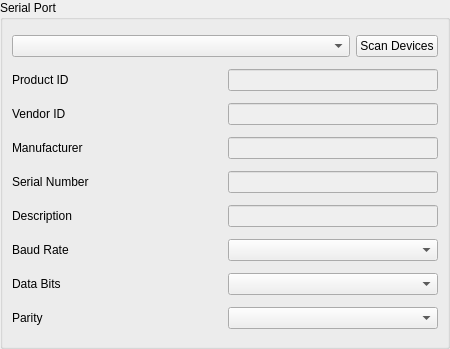
<?xml version="1.0" encoding="UTF-8"?>
<ui version="4.0">
 <class>SerialPortPickerWidget</class>
 <widget class="QWidget" name="SerialPortPickerWidget">
  <property name="geometry">
   <rect>
    <x>0</x>
    <y>0</y>
    <width>450</width>
    <height>349</height>
   </rect>
  </property>
  <property name="windowTitle">
   <string>Form</string>
  </property>
  <layout class="QVBoxLayout" name="verticalLayout">
   <property name="spacing">
    <number>0</number>
   </property>
   <property name="leftMargin">
    <number>0</number>
   </property>
   <property name="topMargin">
    <number>0</number>
   </property>
   <property name="rightMargin">
    <number>0</number>
   </property>
   <property name="bottomMargin">
    <number>0</number>
   </property>
   <item>
    <widget class="QGroupBox" name="groupBox">
     <property name="title">
      <string>Serial Port</string>
     </property>
     <layout class="QVBoxLayout" name="verticalLayout_2">
      <item>
       <layout class="QHBoxLayout" name="horizontalLayout_3">
        <item>
         <widget class="QComboBox" name="serialPorts">
          <property name="sizePolicy">
           <sizepolicy hsizetype="Expanding" vsizetype="Fixed">
            <horstretch>0</horstretch>
            <verstretch>0</verstretch>
           </sizepolicy>
          </property>
         </widget>
        </item>
        <item>
         <widget class="QPushButton" name="scanDevicesButton">
          <property name="text">
           <string>Scan Devices</string>
          </property>
         </widget>
        </item>
       </layout>
      </item>
      <item>
       <layout class="QHBoxLayout" name="horizontalLayout_4">
        <item>
         <widget class="QLabel" name="label_2">
          <property name="sizePolicy">
           <sizepolicy hsizetype="MinimumExpanding" vsizetype="Preferred">
            <horstretch>0</horstretch>
            <verstretch>0</verstretch>
           </sizepolicy>
          </property>
          <property name="text">
           <string>Product ID</string>
          </property>
         </widget>
        </item>
        <item>
         <widget class="QLineEdit" name="productId">
          <property name="enabled">
           <bool>false</bool>
          </property>
         </widget>
        </item>
       </layout>
      </item>
      <item>
       <layout class="QHBoxLayout" name="horizontalLayout_5">
        <item>
         <widget class="QLabel" name="label_3">
          <property name="sizePolicy">
           <sizepolicy hsizetype="MinimumExpanding" vsizetype="Preferred">
            <horstretch>0</horstretch>
            <verstretch>0</verstretch>
           </sizepolicy>
          </property>
          <property name="text">
           <string>Vendor ID</string>
          </property>
         </widget>
        </item>
        <item>
         <widget class="QLineEdit" name="vendorId">
          <property name="enabled">
           <bool>false</bool>
          </property>
         </widget>
        </item>
       </layout>
      </item>
      <item>
       <layout class="QHBoxLayout" name="horizontalLayout_6">
        <item>
         <widget class="QLabel" name="label_4">
          <property name="sizePolicy">
           <sizepolicy hsizetype="MinimumExpanding" vsizetype="Preferred">
            <horstretch>0</horstretch>
            <verstretch>0</verstretch>
           </sizepolicy>
          </property>
          <property name="text">
           <string>Manufacturer</string>
          </property>
         </widget>
        </item>
        <item>
         <widget class="QLineEdit" name="manufacturer">
          <property name="enabled">
           <bool>false</bool>
          </property>
         </widget>
        </item>
       </layout>
      </item>
      <item>
       <layout class="QHBoxLayout" name="horizontalLayout">
        <item>
         <widget class="QLabel" name="label_5">
          <property name="sizePolicy">
           <sizepolicy hsizetype="MinimumExpanding" vsizetype="Preferred">
            <horstretch>0</horstretch>
            <verstretch>0</verstretch>
           </sizepolicy>
          </property>
          <property name="text">
           <string>Serial Number</string>
          </property>
         </widget>
        </item>
        <item>
         <widget class="QLineEdit" name="serialNumber">
          <property name="enabled">
           <bool>false</bool>
          </property>
         </widget>
        </item>
       </layout>
      </item>
      <item>
       <layout class="QHBoxLayout" name="horizontalLayout_2">
        <item>
         <widget class="QLabel" name="label_6">
          <property name="sizePolicy">
           <sizepolicy hsizetype="MinimumExpanding" vsizetype="Preferred">
            <horstretch>0</horstretch>
            <verstretch>0</verstretch>
           </sizepolicy>
          </property>
          <property name="text">
           <string>Description</string>
          </property>
         </widget>
        </item>
        <item>
         <widget class="QLineEdit" name="description">
          <property name="enabled">
           <bool>false</bool>
          </property>
         </widget>
        </item>
       </layout>
      </item>
      <item>
       <layout class="QHBoxLayout" name="horizontalLayout_7">
        <item>
         <widget class="QLabel" name="label">
          <property name="text">
           <string>Baud Rate</string>
          </property>
         </widget>
        </item>
        <item>
         <widget class="QComboBox" name="baudRates"/>
        </item>
       </layout>
      </item>
      <item>
       <layout class="QHBoxLayout" name="horizontalLayout_8">
        <item>
         <widget class="QLabel" name="label_7">
          <property name="text">
           <string>Data Bits</string>
          </property>
         </widget>
        </item>
        <item>
         <widget class="QComboBox" name="dataBits"/>
        </item>
       </layout>
      </item>
      <item>
       <layout class="QHBoxLayout" name="horizontalLayout_9">
        <item>
         <widget class="QLabel" name="label_8">
          <property name="text">
           <string>Parity</string>
          </property>
         </widget>
        </item>
        <item>
         <widget class="QComboBox" name="parity"/>
        </item>
       </layout>
      </item>
     </layout>
    </widget>
   </item>
  </layout>
 </widget>
 <resources/>
 <connections/>
</ui>
